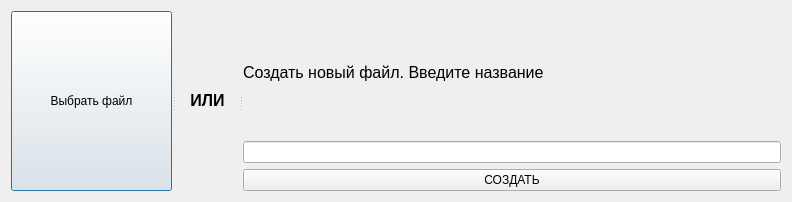
<?xml version="1.0" encoding="UTF-8"?>
<ui version="4.0">
 <class>Dialog</class>
 <widget class="QDialog" name="Dialog">
  <property name="geometry">
   <rect>
    <x>0</x>
    <y>0</y>
    <width>792</width>
    <height>202</height>
   </rect>
  </property>
  <property name="windowTitle">
   <string>Текстовый файл</string>
  </property>
  <layout class="QGridLayout" name="gridLayout">
   <item row="0" column="0">
    <layout class="QVBoxLayout" name="verticalLayout_2">
     <item>
      <widget class="QSplitter" name="splitter">
       <property name="orientation">
        <enum>Qt::Horizontal</enum>
       </property>
       <widget class="QPushButton" name="findfile">
        <property name="styleSheet">
         <string notr="true">font-family: 'Comic Sans MS', Gadget, sans-serif;
</string>
        </property>
        <property name="text">
         <string>Выбрать файл</string>
        </property>
       </widget>
       <widget class="QLabel" name="label_2">
        <property name="styleSheet">
         <string notr="true">font-family: 'Comic Sans MS', Gadget, sans-serif;
</string>
        </property>
        <property name="text">
         <string>&lt;html&gt;&lt;head/&gt;&lt;body&gt;&lt;p align=&quot;center&quot;&gt;&lt;span style=&quot; font-size:12pt; font-weight:600;&quot;&gt;ИЛИ&lt;/span&gt;&lt;/p&gt;&lt;/body&gt;&lt;/html&gt;</string>
        </property>
       </widget>
       <widget class="QWidget" name="layoutWidget">
        <layout class="QVBoxLayout" name="verticalLayout">
         <item>
          <widget class="QLabel" name="label">
           <property name="styleSheet">
            <string notr="true">font-family: 'Comic Sans MS', Gadget, sans-serif;
</string>
           </property>
           <property name="text">
            <string>&lt;html&gt;&lt;head/&gt;&lt;body&gt;&lt;p&gt;&lt;span style=&quot; font-size:12pt;&quot;&gt;Создать новый файл. Введите название&lt;/span&gt;&lt;/p&gt;&lt;/body&gt;&lt;/html&gt;</string>
           </property>
          </widget>
         </item>
         <item>
          <widget class="QLineEdit" name="filename">
           <property name="text">
            <string/>
           </property>
          </widget>
         </item>
         <item>
          <widget class="QPushButton" name="build">
           <property name="styleSheet">
            <string notr="true">font-family: 'Comic Sans MS', Gadget, sans-serif;
</string>
           </property>
           <property name="text">
            <string>СОЗДАТЬ</string>
           </property>
          </widget>
         </item>
        </layout>
       </widget>
      </widget>
     </item>
    </layout>
   </item>
  </layout>
 </widget>
 <resources/>
 <connections/>
</ui>
